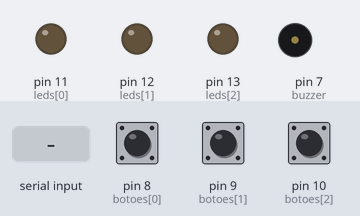
The sketch below on a simulated Arduino Uno, built with avr-gcc and run on an emulated ATmega328P. Parts: output pins drawn as LEDs (lit = HIGH), buzzer (waves = sounding, pin HIGH). Dashed ring = blinking. The test bench sets the inputs (shaded band); at power-on: pin 8 (botoes[0]) HIGH, pin 9 (botoes[1]) HIGH, pin 10 (botoes[2]) HIGH.

Above: at 1.2 s.
1.3 s: "errou\n" received over Serial
At 1.4 s:
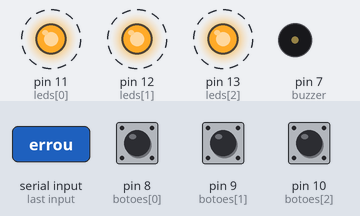
At 3.7 s:
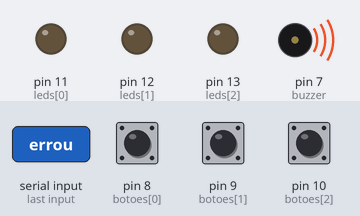
4.3 s: "buzzer_on\n" received over Serial
Timing chart, 0 to 7.8 s (numbered marks = the images above; inputs shaded):
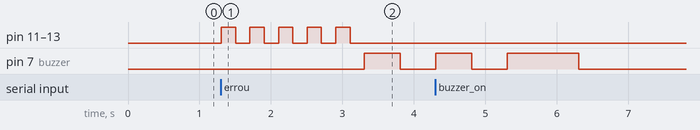

The sketch:

SemAudioArduino.ino
```cpp
// Monty Hall - Arduino
// Botões: pinos 8,9,10
// LEDs: pinos 11,12,13
// Buzzer: pino 7

const int botoes[3] = {8, 9, 10};
const int leds[3] = {11, 12, 13};
const int buzzer = 7;

void setup() {
  Serial.begin(9600);
  // Configura botões e LEDs
  for (int i = 0; i < 3; i++) {
    pinMode(botoes[i], INPUT_PULLUP);
    pinMode(leds[i], OUTPUT);
    digitalWrite(leds[i], LOW);
  }
  pinMode(buzzer, OUTPUT);
  digitalWrite(buzzer, LOW);
}

void buzzerOn(int ms) {
  digitalWrite(buzzer, HIGH);
  delay(ms);
  digitalWrite(buzzer, LOW);
}

void buzzerPisca(int vezes, int duracao) {
  for (int i = 0; i < vezes; i++) {
    digitalWrite(buzzer, HIGH);
    delay(duracao);
    digitalWrite(buzzer, LOW);
    delay(duracao);
  }
}

void piscarLeds(const int ledsArray[], int tamanho, int msPisca, int vezes) {
  for (int i = 0; i < vezes; i++) {
    for (int j = 0; j < tamanho; j++) {
      digitalWrite(leds[ledsArray[j]], HIGH);
    }
    delay(msPisca);
    for (int j = 0; j < tamanho; j++) {
      digitalWrite(leds[ledsArray[j]], LOW);
    }
    delay(msPisca);
  }
}

void loop() {
  // Verifica botões
  for (int i = 0; i < 3; i++) {
    if (digitalRead(botoes[i]) == LOW) {
      Serial.print("botao ");
      Serial.println(i + 1);
      delay(500);  // debounce simples
      while (digitalRead(botoes[i]) == LOW) {
        // espera soltar o botão
      }
    }
  }

  // Processa comandos serial
  if (Serial.available()) {
    String comando = Serial.readStringUntil('\n');
    comando.trim();
    comando.toLowerCase();

    if (comando.startsWith("led")) {
      int ledNum = comando.charAt(3) - '1';  // led1_on -> índice 0
      if (ledNum >= 0 && ledNum < 3) {
        if (comando.endsWith("_on")) digitalWrite(leds[ledNum], HIGH);
        else if (comando.endsWith("_off")) digitalWrite(leds[ledNum], LOW);
      }
    }
    else if (comando.startsWith("escolha ")) {
      int porta = comando.substring(8).toInt() - 1;
      for (int i = 0; i < 3; i++) digitalWrite(leds[i], LOW);
      if (porta >= 0 && porta < 3) digitalWrite(leds[porta], HIGH);
    }
    else if (comando.startsWith("buzzer_on")) {
      int tempo = 1000;  // padrão 1s
      int espaco = comando.indexOf(' ');
      if (espaco > 0) tempo = comando.substring(espaco + 1).toInt();

      buzzerOn(tempo);
    }
    else if (comando.startsWith("duas_ligadas ")) {
      for (int i = 0; i < 3; i++) digitalWrite(leds[i], LOW);
      int separator = comando.indexOf(',');
      if (separator != -1) {
        int p1 = comando.substring(12, separator).toInt();
        int p2 = comando.substring(separator + 1).toInt();
        if (p1 >= 0 && p1 < 3) digitalWrite(leds[p1], HIGH);
        if (p2 >= 0 && p2 < 3) digitalWrite(leds[p2], HIGH);
      }
    }
    else if (comando.startsWith("piscar ")) {
      int pos1 = comando.indexOf(' ') + 1;
      int pos2 = comando.indexOf(' ', pos1);
      int pos3 = comando.indexOf(' ', pos2 + 1);

      String leds_str = comando.substring(pos1, pos2);
      int msPisca = comando.substring(pos2 + 1, pos3).toInt();
      int vezes = comando.substring(pos3 + 1).toInt();

      int ledsArray[3];
      int count = 0;
      int start = 0;
      for (int i = 0; i <= leds_str.length(); i++) {
        if (i == leds_str.length() || leds_str.charAt(i) == ',') {
          ledsArray[count++] = leds_str.substring(start, i).toInt();
          start = i + 1;
        }
      }
      piscarLeds(ledsArray, count, msPisca, vezes);
    }
    else if (comando == "acertou") {
      buzzerOn(1500);
    }
    else if (comando == "errou") {
      for (int j = 0; j < 5; j++) {
        for (int i = 0; i < 3; i++) digitalWrite(leds[i], HIGH);
        delay(200);
        for (int i = 0; i < 3; i++) digitalWrite(leds[i], LOW);
        delay(200);
      }
      buzzerPisca(2, 500);
    }
  }
}
```

Measured:
- after the input at 1.3 s, pin 11 (leds[0]), pin 12 (leds[1]), pin 13 (leds[2]): alternates HIGH for 0.20 s and LOW for 0.20 s, 10 changes in all, then stays LOW, starting at once; pin 7 (buzzer): LOW → HIGH after 2.0 s, → LOW 0.50 s later
